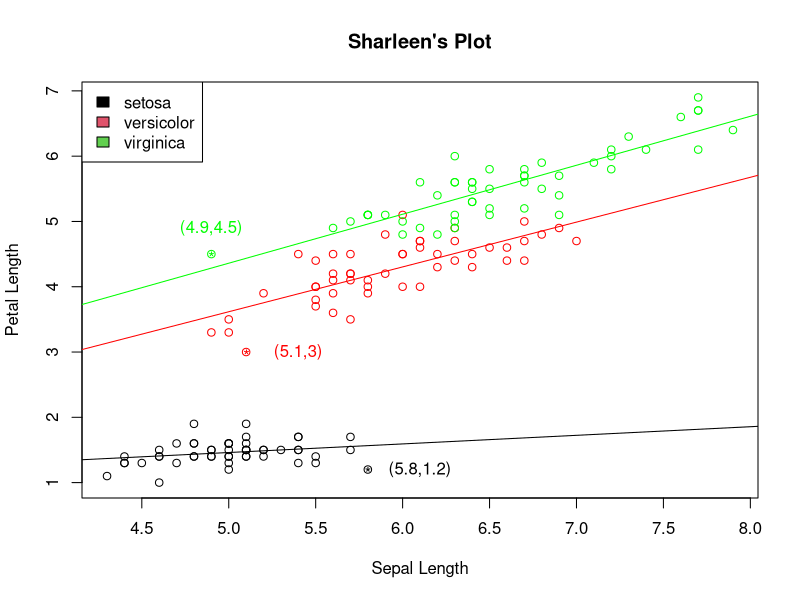

This figure's R source:
## ---- chunk 1
## R code goes here 
cols = c("black", "red", "green")
plot(iris$Sepal.Length, iris$Petal.Length, xlab="Sepal Length", ylab="Petal Length",col = cols[iris$Species] , main="Sharleen's Plot")

legend("topleft", legend = levels(iris$Species), col = c("black", "red", "green"), fill=1:length(levels(iris$Species)))

species <- levels(iris$Species)
counter<-1
for (i in species)
{
  color<-cols[counter]
  this_species <- iris$Species == i
  species_data <-iris[this_species,]
  lines<- lm(species_data$Petal.Length~species_data$Sepal.Length)
  abline(lines, col = color)
  counter <- counter + 1
}
points(4.9, 4.5,  pch = "*", col = "green")
points(5.1, 3,  pch = "*", col = "red")
points(5.8, 1.2,  pch = "*", col = "black")

text(4.9,4.9,"(4.9,4.5)",col="green")
text(5.4,3,"(5.1,3)",col="red")
text(6.1,1.2,"(5.8,1.2)",col="black")
?abline
#lm(y~x)
